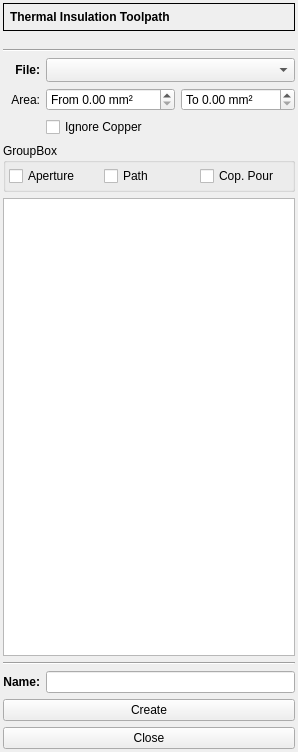
<?xml version="1.0" encoding="UTF-8"?>
<ui version="4.0">
 <class>ThermalForm</class>
 <widget class="QWidget" name="ThermalForm">
  <property name="geometry">
   <rect>
    <x>0</x>
    <y>0</y>
    <width>265</width>
    <height>752</height>
   </rect>
  </property>
  <property name="windowTitle">
   <string>Form</string>
  </property>
  <layout class="QGridLayout" name="gridLayout">
   <property name="sizeConstraint">
    <enum>QLayout::SetMinimumSize</enum>
   </property>
   <property name="leftMargin">
    <number>3</number>
   </property>
   <property name="topMargin">
    <number>3</number>
   </property>
   <property name="rightMargin">
    <number>3</number>
   </property>
   <property name="bottomMargin">
    <number>3</number>
   </property>
   <item row="4" column="0">
    <widget class="QLabel" name="label_4">
     <property name="font">
      <font>
       <weight>75</weight>
       <bold>true</bold>
      </font>
     </property>
     <property name="text">
      <string>File:</string>
     </property>
     <property name="alignment">
      <set>Qt::AlignRight|Qt::AlignTrailing|Qt::AlignVCenter</set>
     </property>
    </widget>
   </item>
   <item row="5" column="0">
    <widget class="QLabel" name="label_2">
     <property name="text">
      <string>Area:</string>
     </property>
     <property name="alignment">
      <set>Qt::AlignRight|Qt::AlignTrailing|Qt::AlignVCenter</set>
     </property>
    </widget>
   </item>
   <item row="4" column="1" colspan="2">
    <widget class="QComboBox" name="cbxFile">
     <property name="sizeAdjustPolicy">
      <enum>QComboBox::AdjustToMinimumContentsLengthWithIcon</enum>
     </property>
    </widget>
   </item>
   <item row="2" column="0" colspan="3">
    <widget class="ToolSelectorForm" name="toolHolder" native="true"/>
   </item>
   <item row="8" column="0" colspan="3">
    <widget class="QGroupBox" name="groupBox">
     <property name="title">
      <string>GroupBox</string>
     </property>
     <layout class="QHBoxLayout" name="horizontalLayout">
      <property name="leftMargin">
       <number>3</number>
      </property>
      <property name="topMargin">
       <number>3</number>
      </property>
      <property name="rightMargin">
       <number>3</number>
      </property>
      <property name="bottomMargin">
       <number>3</number>
      </property>
      <item>
       <widget class="QCheckBox" name="chbxAperture">
        <property name="text">
         <string>Aperture</string>
        </property>
       </widget>
      </item>
      <item>
       <widget class="QCheckBox" name="chbxPath">
        <property name="text">
         <string>Path</string>
        </property>
       </widget>
      </item>
      <item>
       <widget class="QCheckBox" name="chbxPour">
        <property name="text">
         <string>Cop. Pour</string>
        </property>
       </widget>
      </item>
     </layout>
    </widget>
   </item>
   <item row="12" column="0" colspan="3">
    <widget class="QPushButton" name="pbCreate">
     <property name="text">
      <string>Create</string>
     </property>
    </widget>
   </item>
   <item row="11" column="0">
    <widget class="QLabel" name="label_6">
     <property name="font">
      <font>
       <weight>75</weight>
       <bold>true</bold>
      </font>
     </property>
     <property name="text">
      <string>Name:</string>
     </property>
     <property name="alignment">
      <set>Qt::AlignRight|Qt::AlignTrailing|Qt::AlignVCenter</set>
     </property>
    </widget>
   </item>
   <item row="5" column="2">
    <widget class="DoubleSpinBox" name="dsbxAreaMax">
     <property name="prefix">
      <string>To </string>
     </property>
     <property name="suffix">
      <string> mm²</string>
     </property>
     <property name="maximum">
      <double>1000.000000000000000</double>
     </property>
     <property name="singleStep">
      <double>0.100000000000000</double>
     </property>
    </widget>
   </item>
   <item row="13" column="0" colspan="3">
    <widget class="QPushButton" name="pbClose">
     <property name="text">
      <string>Close</string>
     </property>
    </widget>
   </item>
   <item row="1" column="0" colspan="3">
    <widget class="DepthForm" name="dsbxDepth" native="true"/>
   </item>
   <item row="0" column="0" colspan="3">
    <widget class="QFrame" name="frame">
     <property name="sizePolicy">
      <sizepolicy hsizetype="Preferred" vsizetype="Fixed">
       <horstretch>0</horstretch>
       <verstretch>0</verstretch>
      </sizepolicy>
     </property>
     <property name="frameShape">
      <enum>QFrame::Box</enum>
     </property>
     <property name="frameShadow">
      <enum>QFrame::Plain</enum>
     </property>
     <layout class="QVBoxLayout" name="verticalLayout_2">
      <property name="leftMargin">
       <number>6</number>
      </property>
      <property name="topMargin">
       <number>6</number>
      </property>
      <property name="rightMargin">
       <number>6</number>
      </property>
      <property name="bottomMargin">
       <number>6</number>
      </property>
      <item>
       <widget class="QLabel" name="label">
        <property name="font">
         <font>
          <weight>75</weight>
          <bold>true</bold>
         </font>
        </property>
        <property name="text">
         <string>Thermal Insulation Toolpath</string>
        </property>
       </widget>
      </item>
     </layout>
    </widget>
   </item>
   <item row="9" column="0" colspan="3">
    <widget class="QTreeView" name="treeView">
     <property name="alternatingRowColors">
      <bool>true</bool>
     </property>
     <property name="selectionMode">
      <enum>QAbstractItemView::MultiSelection</enum>
     </property>
     <property name="selectionBehavior">
      <enum>QAbstractItemView::SelectRows</enum>
     </property>
     <property name="uniformRowHeights">
      <bool>true</bool>
     </property>
     <property name="animated">
      <bool>true</bool>
     </property>
    </widget>
   </item>
   <item row="11" column="1" colspan="2">
    <widget class="QLineEdit" name="leName">
     <property name="sizePolicy">
      <sizepolicy hsizetype="Expanding" vsizetype="Fixed">
       <horstretch>0</horstretch>
       <verstretch>0</verstretch>
      </sizepolicy>
     </property>
    </widget>
   </item>
   <item row="7" column="1" colspan="2">
    <widget class="QCheckBox" name="chbxIgnoreCopper">
     <property name="text">
      <string>Ignore Copper</string>
     </property>
    </widget>
   </item>
   <item row="10" column="0" colspan="3">
    <widget class="Line" name="line">
     <property name="orientation">
      <enum>Qt::Horizontal</enum>
     </property>
    </widget>
   </item>
   <item row="3" column="0" colspan="3">
    <widget class="Line" name="line_2">
     <property name="orientation">
      <enum>Qt::Horizontal</enum>
     </property>
    </widget>
   </item>
   <item row="5" column="1">
    <widget class="DoubleSpinBox" name="dsbxAreaMin">
     <property name="prefix">
      <string>From </string>
     </property>
     <property name="suffix">
      <string> mm²</string>
     </property>
     <property name="maximum">
      <double>1000.000000000000000</double>
     </property>
     <property name="singleStep">
      <double>0.100000000000000</double>
     </property>
    </widget>
   </item>
  </layout>
 </widget>
 <customwidgets>
  <customwidget>
   <class>DepthForm</class>
   <extends>QWidget</extends>
   <header location="global">depthform.h</header>
   <container>1</container>
  </customwidget>
  <customwidget>
   <class>ToolSelectorForm</class>
   <extends>QWidget</extends>
   <header location="global">toolselectorform.h</header>
   <container>1</container>
  </customwidget>
  <customwidget>
   <class>DoubleSpinBox</class>
   <extends>QDoubleSpinBox</extends>
   <header>doublespinbox.h</header>
  </customwidget>
 </customwidgets>
 <resources/>
 <connections/>
</ui>
